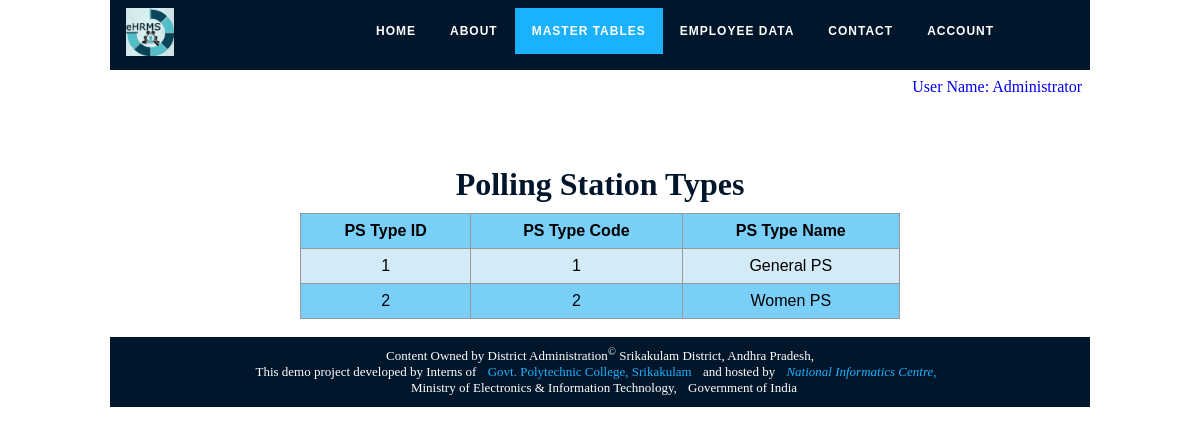
/ehrms/ps_type_view.php (signed in), run on the app's committed database.
### tables this page shows
CREATE TABLE `ps_type` (
  `ps_type_id` bigint(20) NOT NULL,
  `ps_type_code` int(11) NOT NULL,
  `ps_type_name` varchar(30) NOT NULL,
  `client_ip_address` varchar(20) NOT NULL,
  `record_creation_ts` timestamp NOT NULL DEFAULT current_timestamp(),
  `record_updation_ts` timestamp NOT NULL DEFAULT current_timestamp() ON UPDATE current_timestamp()
);

### ehrms/ps_type_view.php (the view, shortened to what this page needs)
<html>
<head>
</head>
<body>
<?php include_once('include/db_connection/db_connection.php'); ?>
<h1 class="div-class">Polling Station Types</h1>
<table class="centered-table">
<tr><th>PS Type ID</th><th>PS Type Code</th><th>PS Type Name</th></tr>
<?php
$sql = "SELECT * FROM ps_type ORDER BY ps_type_id ASC";
$result = $conn->query($sql);
if ($result->num_rows > 0) {
  while($row = $result->fetch_assoc()) {
echo "<tr><td>".$row['ps_type_id']."</td><td>".$row['ps_type_code']."</td><td>".$row['ps_type_name']."</td></tr>";
  }
} else { echo "<tr><td align='center' colspan='3'>(0 Results)</td></tr>"; }
?>
</table>
<br>
<?php include_once('include/php/footer_menu.php'); ?>
</body>
</html>

### data on the page
ps_type: ps_type_id "1", ps_type_code "1", ps_type_name "General PS"
ps_type: ps_type_id "2", ps_type_code "2", ps_type_name "Women PS"

### other printed values
$_SESSION["name"] "Administrator"
